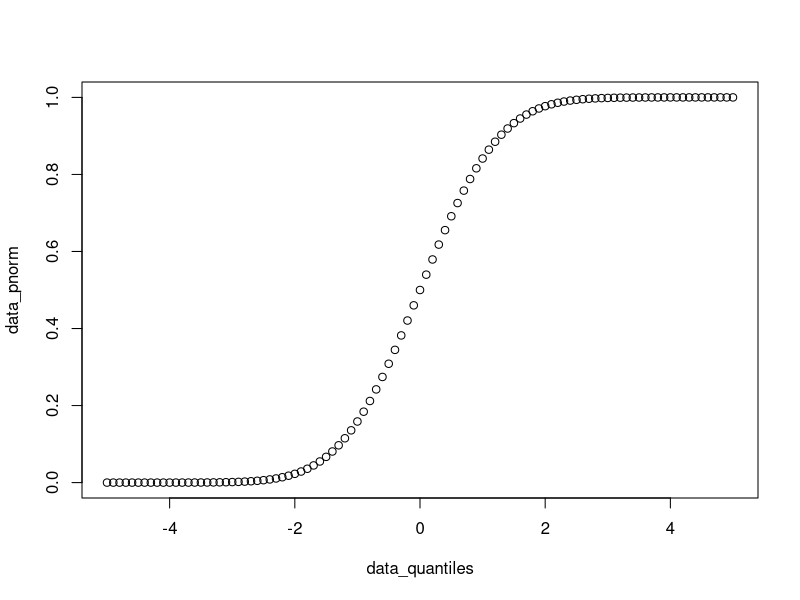
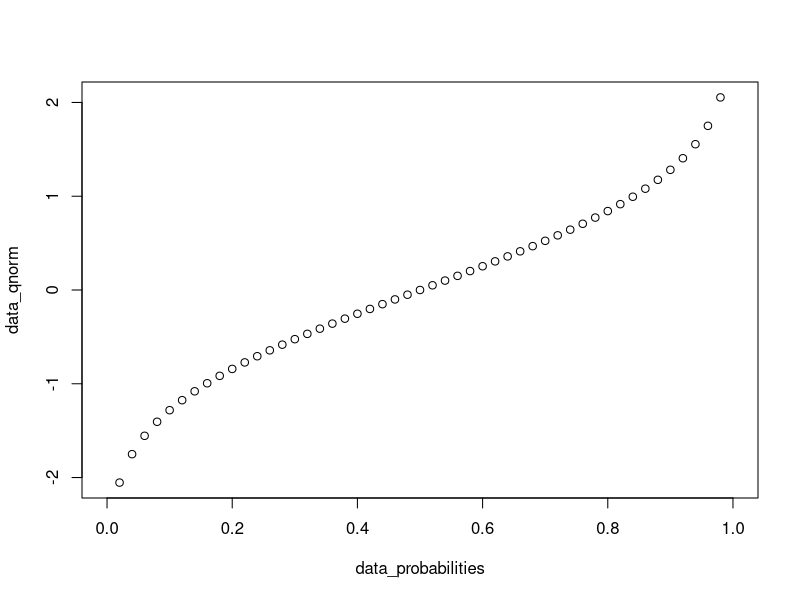
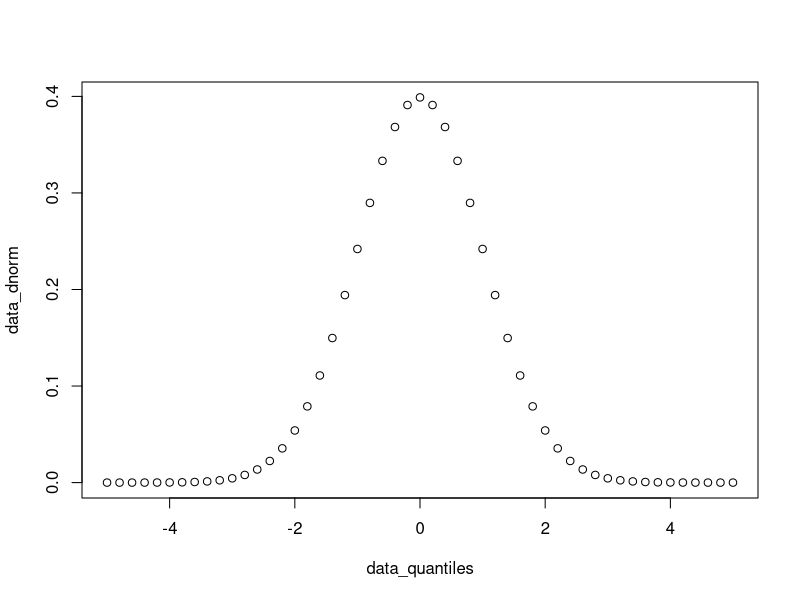

Here is the R script that generated these plots, in order:
## ---- chunk 1
knitr::opts_chunk$set(echo = TRUE)
## ---- chunk 2
data_quantiles <- seq(-5, 5, 0.1)
head(data_quantiles)
## ---- chunk 3
data_pnorm <- pnorm(q = data_quantiles) 
head(data_pnorm)
## ---- chunk 4
plot(data_quantiles, data_pnorm)
## ---- chunk 5
data_probabilities <- seq(from = 0, to = 1, by = 0.02)
head(data_probabilities)
## ---- chunk 6
data_qnorm <- qnorm(p = data_probabilities) 
head(data_qnorm)
## ---- chunk 7
plot(data_probabilities, data_qnorm)
## ---- chunk 8
data_quantiles <- seq(-5, 5, 0.2)
head(data_quantiles)
## ---- chunk 9
data_dnorm <- dnorm(x = data_quantiles) 
head(data_dnorm)
## ---- chunk 10
plot(data_quantiles, data_dnorm)
## ---- chunk 11
data_rnorm <- rnorm(n = 100, mean = 0, sd = 1)
head(data_rnorm)
